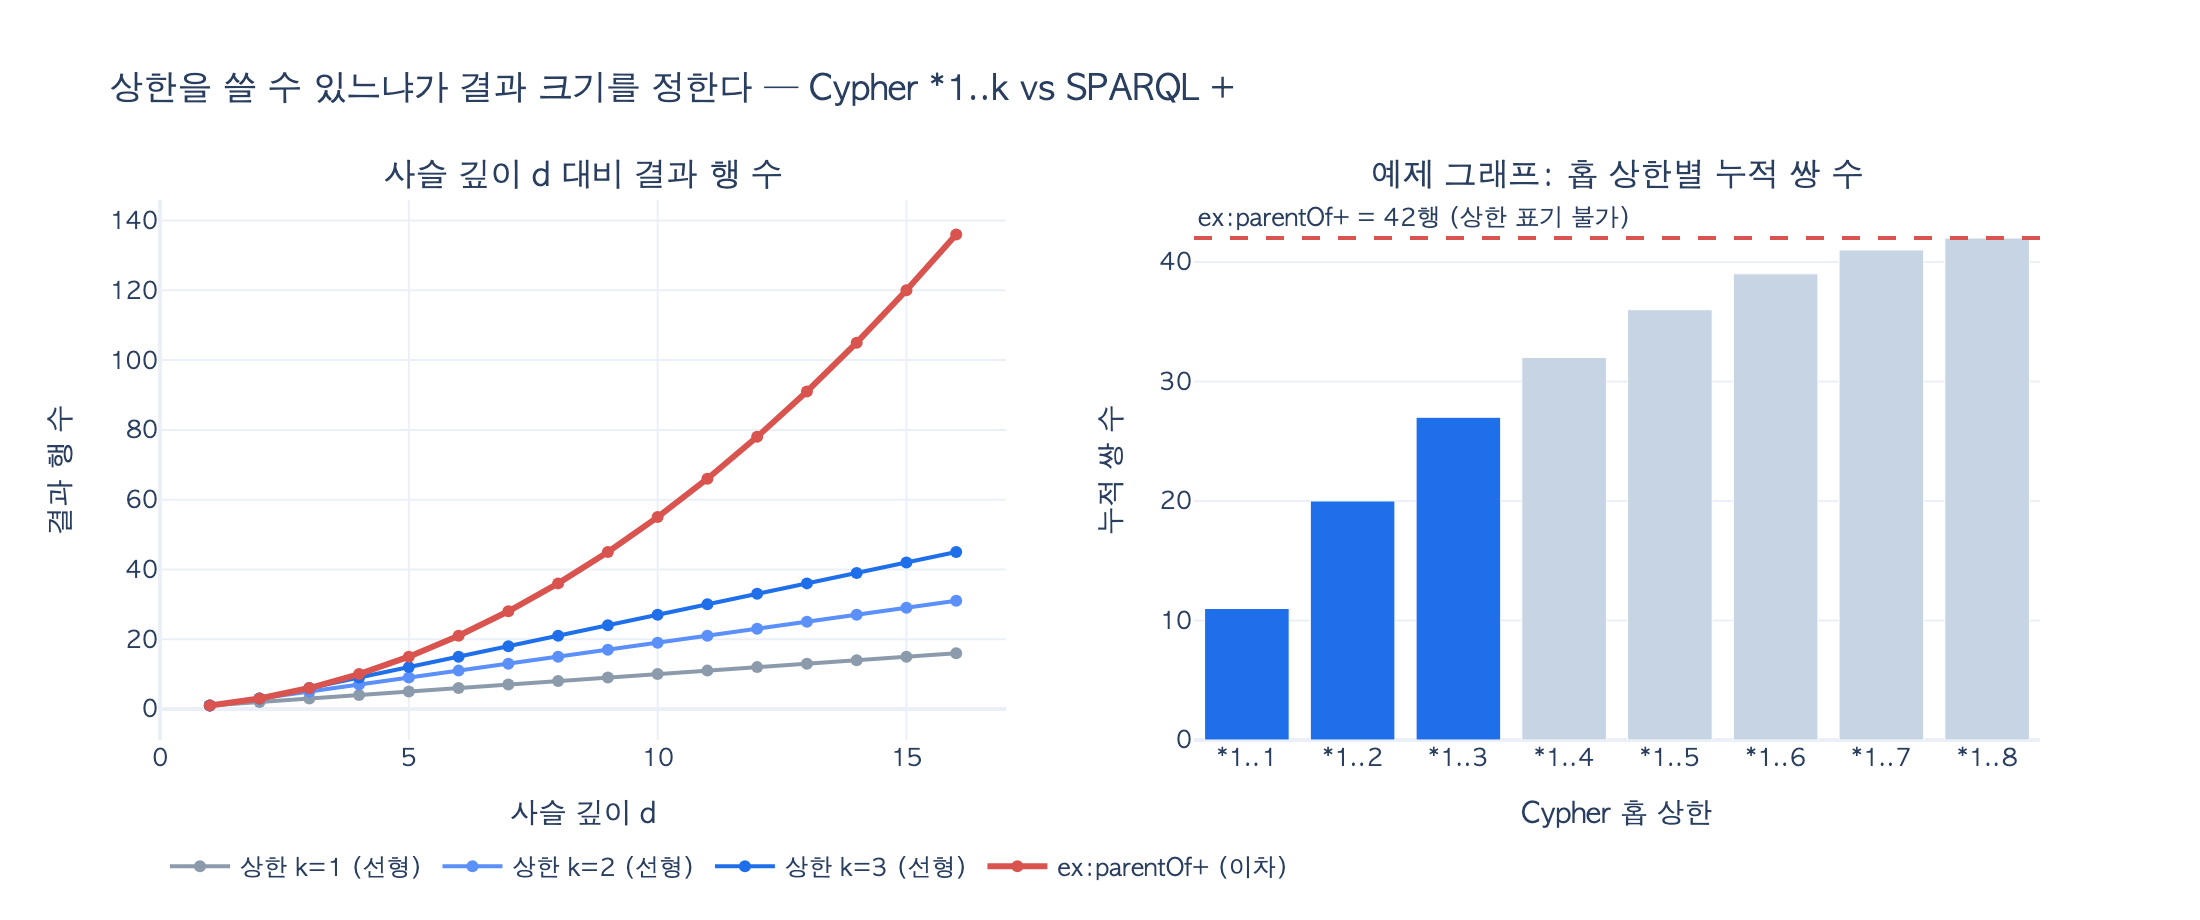

The script that drew this image:
# %% [markdown]
# # 가변 길이 경로 표기: Cypher `*1..3` vs SPARQL `+`
#
# **질문** — Cypher와 SPARQL의 가변 길이 경로 표기는 어떻게 다른가?
#
# **답** — Cypher는 `-[:ParentOf*1..3]->`로 상한을 반드시 쓸 수 있고,
# SPARQL은 `ex:parentOf+`로 «한 번 이상»만 표현할 수 있어 상한 표기가 없다.
#
# 이 노트북에서 확인할 것:
#
# 1. 깊은 사슬(depth 8) + 분기를 만들고
# 2. Cypher `*1..k` (k=1,2,3)와 SPARQL `+`(전이 폐쇄)의 **결과 행 수**를 비교
# 3. 깊이가 커질 때 두 결과가 어떻게 **벌어지는지**
# 4. SPARQL에서 상한을 흉내 내는 우회로(`p`, `p/p`, `p/p/p`의 명시적 펼침)와 그 함정
#
# 사슬 길이 $d$(노드 $d+1$개)의 경로 그래프에서, 정확히 $j$홉 떨어진 순서쌍의 수는
# $d+1-j$개다. 따라서
#
# $$|R_{\le k}(d)| = \sum_{j=1}^{\min(k,d)} (d+1-j), \qquad
#   |R_{+}(d)| = \sum_{j=1}^{d} (d+1-j) = \frac{d(d+1)}{2}$$
#
# 상한 $k$를 걸면 $O(kd)$로 **선형**, 상한이 없으면 $O(d^2)$로 **이차**로 자란다.
# 9장의 «상한을 걸어라»가 왜 표기 문제가 아니라 비용 문제인지가 여기서 나온다.

# %%
# 필요 패키지: rdflib>=7 (SPARQL), kuzu (Cypher), plotly + kaleido (그림)
#   pip install "rdflib>=7,<8" kuzu plotly kaleido
# 확인 시점: 2026-08, Python 3.9.6 / rdflib 7.6.0 / kuzu 0.11.3 / plotly 6.8.0

import os
import shutil
import tempfile

HERE = os.path.dirname(os.path.abspath(__file__)) if "__file__" in globals() else os.getcwd()


def _show(fig):
    try:
        from IPython import get_ipython
        if get_ipython() is not None:  # VSCode 셀/Jupyter에서만 렌더링
            fig.show()
    except ImportError:
        pass


try:
    import kuzu
    HAS_KUZU = True
except ImportError:
    HAS_KUZU = False

try:
    from rdflib import Graph
    HAS_RDFLIB = True
except ImportError:
    HAS_RDFLIB = False

print(f"kuzu={HAS_KUZU}  rdflib={HAS_RDFLIB}")
# 출력: kuzu=True  rdflib=True

# %% [markdown]
# ## 1단계 — 같은 사실을 두 모델에 넣는다
#
# 깊은 사슬 `N0 -> N1 -> ... -> N8` (8홉)에 분기 두 개를 붙인다.
#
# ```
# N0 -> N1 -> N2 -> N3 -> N4 -> N5 -> N6 -> N7 -> N8
#  |           |
#  |           +-> X1
#  +-> B1 -> B2
# ```
#
# 엣지 목록 하나에서 Cypher용 DDL과 SPARQL용 Turtle을 같이 만든다.
# «같은 사실, 다른 문장»이라는 11장의 논지를 코드로 고정하는 것이다.

# %%
CHAIN = [f"N{i}" for i in range(9)]                      # N0..N8
EDGES = [(CHAIN[i], CHAIN[i + 1]) for i in range(8)]     # 사슬 8홉
EDGES += [("N0", "B1"), ("B1", "B2"), ("N2", "X1")]      # 분기
NODES = sorted({n for e in EDGES for n in e})

TTL = "@prefix ex: <http://example.org/> .\n"
TTL += "".join(f"ex:{n} a ex:Co ; ex:name '{n}' .\n" for n in NODES)
TTL += "".join(f"ex:{a} ex:parentOf ex:{b} .\n" for a, b in EDGES)

print(f"노드 {len(NODES)}개, 엣지 {len(EDGES)}개")
print(NODES)
# 출력: 노드 12개, 엣지 11개
# 출력: ['B1', 'B2', 'N0', 'N1', 'N2', 'N3', 'N4', 'N5', 'N6', 'N7', 'N8', 'X1']

# %%
if HAS_KUZU:
    _tmp = tempfile.mkdtemp()
    conn = kuzu.Connection(kuzu.Database(f"{_tmp}/db"))
    conn.execute("CREATE NODE TABLE Co(name STRING, PRIMARY KEY(name))")
    conn.execute("CREATE REL TABLE ParentOf(FROM Co TO Co)")
    for n in NODES:
        conn.execute(f"CREATE (:Co {{name:'{n}'}})")
    for a, b in EDGES:
        conn.execute(f"MATCH (x:Co {{name:'{a}'}}), (y:Co {{name:'{b}'}}) "
                     f"CREATE (x)-[:ParentOf]->(y)")


def cypher_pairs(q):
    r = conn.execute(q)
    out = []
    while r.has_next():
        out.append(tuple(r.get_next()))
    return sorted(out)


if HAS_RDFLIB:
    g = Graph().parse(data=TTL, format="turtle")


def sparql_pairs(q):
    return sorted(tuple(str(x) for x in row) for row in g.query(q))


print("적재 완료")
# 출력: 적재 완료

# %% [markdown]
# ## 2단계 — Cypher는 상한을 «쓸 수 있다»
#
# | 표기 | 뜻 |
# |---|---|
# | `-[:ParentOf]->` | 정확히 1홉 |
# | `-[:ParentOf*1..3]->` | 1홉 이상 3홉 **이하** |
# | `-[:ParentOf*3]->` | 정확히 3홉 |
# | `-[:ParentOf*..5]->` | 1~5홉 (하한 생략 = 1) |
# | `-[:ParentOf*2..]->` | 2홉 이상 (상한 생략 = 엔진 기본값) |
# | `-[:ParentOf*]->` | 하한·상한 모두 엔진 기본값 |
#
# 핵심은 `*1..3`의 `3`이다. **질의문 안에** 홉 상한이 들어간다.

# %%
if HAS_KUZU:
    for k in (1, 2, 3, 30):
        q = (f"MATCH (a:Co)-[:ParentOf*1..{k}]->(b:Co) "
             f"RETURN a.name, b.name ORDER BY a.name, b.name")
        rows = cypher_pairs(q)
        tag = "(실질 무제한)" if k == 30 else ""
        print(f"  *1..{k:<2} → {len(rows):3d}행 {tag}")
# 출력:   *1..1  →  11행
# 출력:   *1..2  →  20행
# 출력:   *1..3  →  27행
# 출력:   *1..30 →  42행 (실질 무제한)
#
# 검산: 사슬 8홉이 8*9/2 = 36쌍, B 분기 3쌍, X1 분기 3쌍 → 42쌍.

# %% [markdown]
# ## 3단계 — SPARQL은 상한을 «쓸 수 없다»
#
# SPARQL 1.1 property path 연산자는 이게 전부다.
#
# | 표기 | 이름 | 뜻 | 중복 |
# |---|---|---|---|
# | `iri` | PredicatePath | 길이 1 |  |
# | `^elt` | InversePath | 역방향 |  |
# | `elt1/elt2` | SequencePath | 이어붙이기 | 보존 |
# | `elt1\|elt2` | AlternativePath | 둘 중 하나 | 보존 |
# | `elt*` | ZeroOrMorePath | 0회 이상 | **제거** |
# | `elt+` | OneOrMorePath | 1회 이상 | **제거** |
# | `elt?` | ZeroOrOnePath | 0회 또는 1회 | **제거** |
# | `!iri` | NegatedPropertySet | 목록 밖의 술어 | 보존 |
# | `(elt)` | GroupPath | 우선순위 묶음 |  |
#
# `{1,3}` 같은 **횟수 표기가 목록에 없다**. `+`는 «1회 이상»뿐이므로
# `*1..3`에 대응하는 표기가 존재하지 않는다.

# %%
if HAS_RDFLIB:
    Q_ONE = """PREFIX ex: <http://example.org/>
               SELECT ?a ?b WHERE { ?x ex:parentOf ?y . ?x ex:name ?a . ?y ex:name ?b }"""
    Q_PLUS = """PREFIX ex: <http://example.org/>
                SELECT ?a ?b WHERE { ?x ex:parentOf+ ?y . ?x ex:name ?a . ?y ex:name ?b }"""
    Q_STAR = """PREFIX ex: <http://example.org/>
                SELECT ?a ?b WHERE { ?x a ex:Co . ?x ex:parentOf* ?y .
                                     ?x ex:name ?a . ?y ex:name ?b }"""

    one, plus, star = sparql_pairs(Q_ONE), sparql_pairs(Q_PLUS), sparql_pairs(Q_STAR)
    print(f"  ex:parentOf   → {len(one):3d}행  (1홉)")
    print(f"  ex:parentOf+  → {len(plus):3d}행  (1홉 이상 = 전이 폐쇄)")
    print(f"  ex:parentOf*  → {len(star):3d}행  (0홉 포함 → 자기 자신 {len(star) - len(plus)}쌍 추가)")
# 출력:   ex:parentOf   →  11행  (1홉)
# 출력:   ex:parentOf+  →  42행  (1홉 이상 = 전이 폐쇄)
# 출력:   ex:parentOf*  →  54행  (0홉 포함 → 자기 자신 12쌍 추가)
#
# Cypher *1..30 과 SPARQL + 가 42행으로 정확히 일치한다.
# «무제한»에서는 두 언어가 같은 답을 낸다. 갈리는 건 «상한»뿐이다.

# %% [markdown]
# 여기서 대응이 딱 보인다.
#
# | | 1홉 | 1~3홉 | 무제한 |
# |---|---|---|---|
# | Cypher | `*1..1` → 11행 | `*1..3` → **27행** | `*1..30` → 42행 |
# | SPARQL | `ex:parentOf` → 11행 | **표기 없음** | `ex:parentOf+` → 42행 |
#
# 양 끝은 같은 답을 낸다. 가운데 칸만 SPARQL에 없다.
# 그리고 `+`가 내는 42행은 `*1..3`의 27행보다 **56% 많다**.
# 사슬이 길어지면 이 배수가 커진다(4단계).

# %% [markdown]
# ## 4단계 — 상한이 없으면 결과가 «이차»로 자란다
#
# 사슬 길이 $d$를 늘려 가며 $|R_{\le k}(d)|$와 $|R_{+}(d)|$를 실제로 세어 본다.
# 앞의 식대로라면 $k$ 고정은 선형, `+`는 이차여야 한다.

# %%
def chain_ttl(d):
    ns = [f"C{i}" for i in range(d + 1)]
    t = "@prefix ex: <http://example.org/> .\n"
    t += "".join(f"ex:{a} ex:parentOf ex:{b} .\n" for a, b in zip(ns, ns[1:]))
    return t


DEPTHS = list(range(1, 17))
counts = {1: [], 2: [], 3: [], "plus": []}

for d in DEPTHS:
    gd = Graph().parse(data=chain_ttl(d), format="turtle") if HAS_RDFLIB else None
    if HAS_RDFLIB:
        n = len(set(gd.query(
            "PREFIX ex: <http://example.org/> "
            "SELECT DISTINCT ?x ?y WHERE { ?x ex:parentOf+ ?y }")))
        counts["plus"].append(n)
    else:
        counts["plus"].append(d * (d + 1) // 2)
    for k in (1, 2, 3):
        counts[k].append(sum(d + 1 - j for j in range(1, min(k, d) + 1)))

print("  d   k=1  k=2  k=3   +      +/k=3")
for i, d in enumerate(DEPTHS):
    p = counts["plus"][i]
    print(f" {d:2d}  {counts[1][i]:4d} {counts[2][i]:4d} {counts[3][i]:4d} "
          f"{p:5d}   {p / counts[3][i]:5.2f}x")
# 출력:   d   k=1  k=2  k=3   +      +/k=3
# 출력:   1     1    1    1     1    1.00x
# 출력:   2     2    3    3     3    1.00x
# 출력:   3     3    5    6     6    1.00x
# 출력:   4     4    7    9    10    1.11x
# 출력:   5     5    9   12    15    1.25x
# 출력:   6     6   11   15    21    1.40x
# 출력:   7     7   13   18    28    1.56x
# 출력:   8     8   15   21    36    1.71x
# 출력:   9     9   17   24    45    1.88x
# 출력:  10    10   19   27    55    2.04x
# 출력:  11    11   21   30    66    2.20x
# 출력:  12    12   23   33    78    2.36x
# 출력:  13    13   25   36    91    2.53x
# 출력:  14    14   27   39   105    2.69x
# 출력:  15    15   29   42   120    2.86x
# 출력:  16    16   31   45   136    3.02x
#
# 검증: rdflib 실측값이 d(d+1)/2와 정확히 일치한다.
# d=16에서 이미 3배. d=100이면 5050 vs 297로 17배가 된다.

# %% [markdown]
# ## 5단계 — SPARQL에서 상한을 흉내 내는 우회로
#
# 표기가 없으니 «펼쳐 쓴다». 1~3홉은 `p | p/p | p/p/p`.
#
# 다만 함정이 있다. SPARQL 1.1은 `*`, `+`, `?`만 **중복을 제거**하고
# `/`, `|`, `!`는 **중복을 보존**한다. 그래서 펼친 질의는
# 1홉이면서 동시에 2홉인 쌍(분기·다중 경로가 있을 때)을 여러 번 낸다.
# `SELECT DISTINCT`를 반드시 붙여야 `*1..3`과 행 수가 맞는다.

# %%
if HAS_RDFLIB:
    P = "ex:parentOf"
    unrolled = " | ".join("/".join([P] * i) for i in (1, 2, 3))

    q_bag = (f"PREFIX ex: <http://example.org/>\n"
             f"SELECT ?a ?b WHERE {{ ?x {unrolled} ?y . ?x ex:name ?a . ?y ex:name ?b }}")
    q_set = q_bag.replace("SELECT ?a ?b", "SELECT DISTINCT ?a ?b")

    n_bag = len(list(g.query(q_bag)))
    n_set = len(list(g.query(q_set)))
    print(f"  펼침 (DISTINCT 없음) → {n_bag}행  ← |,/ 는 중복을 보존한다")
    print(f"  펼침 (DISTINCT)      → {n_set}행")
    print(f"  Cypher *1..3         → 27행")
    print(f"  일치? {n_set == 27}")
# 출력:   펼침 (DISTINCT 없음) → 27행  ← |,/ 는 중복을 보존한다
# 출력:   펼침 (DISTINCT)      → 27행
# 출력:   Cypher *1..3         → 27행
# 출력:   일치? True
#
# 참고: 이 그래프는 두 노드 사이 경로가 유일해서 bag/set 행 수가 같다.
#       다중 경로(다이아몬드)를 넣으면 갈라진다 → 6단계.

# %%
# 다중 경로를 넣어 중복 보존이 실제로 문제가 되는지 본다.
# D0 -> D1 -> D3,  D0 -> D2 -> D3  (D0에서 D3까지 2홉 경로가 두 개)
DIAMOND = """@prefix ex: <http://example.org/> .
ex:D0 ex:parentOf ex:D1 . ex:D0 ex:parentOf ex:D2 .
ex:D1 ex:parentOf ex:D3 . ex:D2 ex:parentOf ex:D3 .
"""
if HAS_RDFLIB:
    gd = Graph().parse(data=DIAMOND, format="turtle")
    unr = " | ".join("/".join(["ex:parentOf"] * i) for i in (1, 2, 3))
    for label, q in (
        ("+ (중복 제거)", "SELECT ?x ?y WHERE { ?x ex:parentOf+ ?y }"),
        ("펼침 (bag)", f"SELECT ?x ?y WHERE {{ ?x {unr} ?y }}"),
        ("펼침 (DISTINCT)", f"SELECT DISTINCT ?x ?y WHERE {{ ?x {unr} ?y }}"),
    ):
        rows = list(gd.query("PREFIX ex: <http://example.org/> " + q))
        print(f"  {label:<18} {len(rows)}행")
# 출력:   + (중복 제거)          5행
# 출력:   펼침 (bag)           6행
# 출력:   펼침 (DISTINCT)      5행
#
# bag 6행 = (D0,D3)이 두 경로 때문에 두 번. 상한 우회로에 DISTINCT가 왜 필수인지.

# %% [markdown]
# ## 6단계 — 그림으로
#
# 왼쪽: 사슬 깊이가 늘 때 상한 있는 질의(선형)와 `+`(이차)의 결과 행 수.
# 오른쪽: 예제 그래프에서 홉 수별 새로 늘어나는 쌍의 누적. `*1..3` 선이 어디서 끊기고
# `+`가 어디까지 가는지.

# %%
try:
    import plotly.graph_objects as go
    from plotly.subplots import make_subplots
    HAS_PLOTLY = True
except ImportError:
    HAS_PLOTLY = False

if HAS_PLOTLY:
    fig = make_subplots(
        rows=1, cols=2,
        subplot_titles=("사슬 깊이 d 대비 결과 행 수",
                        "예제 그래프: 홉 상한별 누적 쌍 수"),
    )

    PAL = {1: "#8C9BAB", 2: "#5B8FF9", 3: "#1F6FEB", "plus": "#D9534F"}
    for k in (1, 2, 3):
        fig.add_trace(go.Scatter(x=DEPTHS, y=counts[k], mode="lines+markers",
                                 name=f"상한 k={k} (선형)",
                                 line=dict(color=PAL[k], width=2)), row=1, col=1)
    fig.add_trace(go.Scatter(x=DEPTHS, y=counts["plus"], mode="lines+markers",
                             name="ex:parentOf+ (이차)",
                             line=dict(color=PAL["plus"], width=3)), row=1, col=1)

    # 오른쪽: 예제 그래프의 홉별 누적 (kuzu 실측, 없으면 BFS 계산)
    ks = list(range(1, 9))
    if HAS_KUZU:
        cum = [len(cypher_pairs(f"MATCH (a:Co)-[:ParentOf*1..{k}]->(b:Co) "
                                f"RETURN a.name, b.name")) for k in ks]
    else:
        adj = {}
        for a, b in EDGES:
            adj.setdefault(a, []).append(b)
        cum, front, seen = [], {n: {n} for n in NODES}, set()
        for _ in ks:
            nxt = {}
            for s, cur in front.items():
                nx = {y for x in cur for y in adj.get(x, [])}
                nxt[s] = nx
                seen |= {(s, y) for y in nx}
            front = nxt
            cum.append(len(seen))

    fig.add_trace(go.Bar(x=[f"*1..{k}" for k in ks], y=cum, name="Cypher 표기 가능",
                         marker_color=["#1F6FEB"] * 3 + ["#C6D4E3"] * 5,
                         showlegend=False), row=1, col=2)
    fig.add_hline(y=cum[-1], line=dict(color=PAL["plus"], dash="dash", width=2),
                  annotation_text=f"ex:parentOf+ = {cum[-1]}행 (상한 표기 불가)",
                  annotation_position="top left", row=1, col=2)

    fig.update_xaxes(title_text="사슬 깊이 d", row=1, col=1)
    fig.update_xaxes(title_text="Cypher 홉 상한", row=1, col=2)
    fig.update_yaxes(title_text="결과 행 수", row=1, col=1)
    fig.update_yaxes(title_text="누적 쌍 수", row=1, col=2)
    fig.update_layout(
        title="상한을 쓸 수 있느냐가 결과 크기를 정한다 — Cypher *1..k vs SPARQL +",
        template="plotly_white", height=460, width=1100,
        legend=dict(orientation="h", y=-0.18),
        font=dict(family="AppleGothic, Apple SD Gothic Neo, NanumGothic, sans-serif"),
    )
    _show(fig)
    out = os.path.join(HERE, "expy.png")
    fig.write_image(out, scale=2)      # kaleido 필요
    print(f"저장: {out}")
# 출력: 저장: .../expy.png

# %% [markdown]
# ## 정리
#
# | | Cypher | SPARQL 1.1 |
# |---|---|---|
# | 1홉 이상 | `*1..` / `*` | `+` |
# | 0홉 이상 | (별도 표기 필요) | `*` |
# | 0 또는 1홉 | `*0..1` | `?` |
# | **1~3홉** | **`*1..3`** | **표기 없음** |
# | 정확히 3홉 | `*3` | `p/p/p` |
# | 우회로 | 불필요 | `p\|p/p\|p/p/p` + `DISTINCT`, 타임아웃, `LIMIT` |
#
# - SPARQL 초안에는 `{n}`, `{n,m}`, `{n,}`, `{,m}`이 있었는데 표준에서 빠졌다.
#   중복 보존/제거 semantics를 어떻게 정할지 경험이 부족했고, 경로 개수 세기의
#   복잡도가 문제였다(2012-04-12 W3C SPARQL WG). README.md 참조.
# - 역설: 2024년 GQL 표준이 채택한 정량 경로 패턴 표기가 바로 `{1,3}`이다.
#   SPARQL이 버린 중괄호를 그래프 질의 표준이 되찾아 왔다.

# %%
if HAS_KUZU:
    shutil.rmtree(_tmp, ignore_errors=True)
    print("정리 완료")
# 출력: 정리 완료
